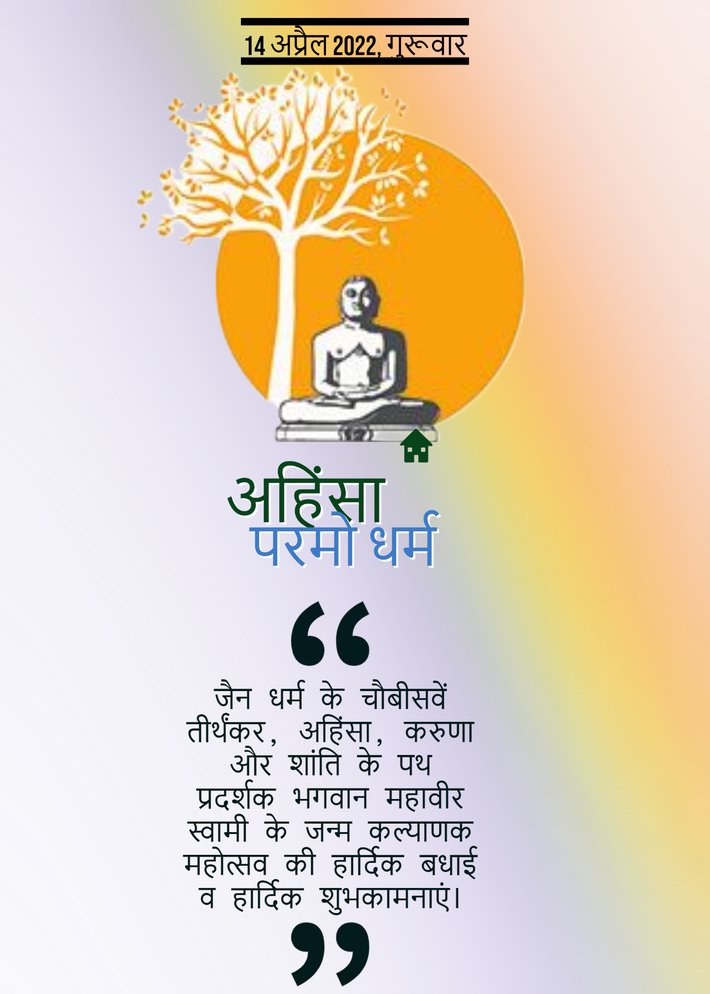
#> input picture l2.png, 710 x 994 px, shrunk from 1500 x 2100 before the run, found by its file name
$ python grayimg.py
#> lines starting #> are read from the running program, lines starting #| are printed output that depends on the picture
from PIL import Image
import pyautogui as pt
import cv2
from numpy import asarray
import os
imagename = "C:\\Users\\hp\\Downloads\\l2.png"
image = Image.open(imagename)
#> image is the input picture: PIL image 710x994 RGBA; mean R, G, B, A 225.7, 209, 188.4, 255
image2= image.convert('L')
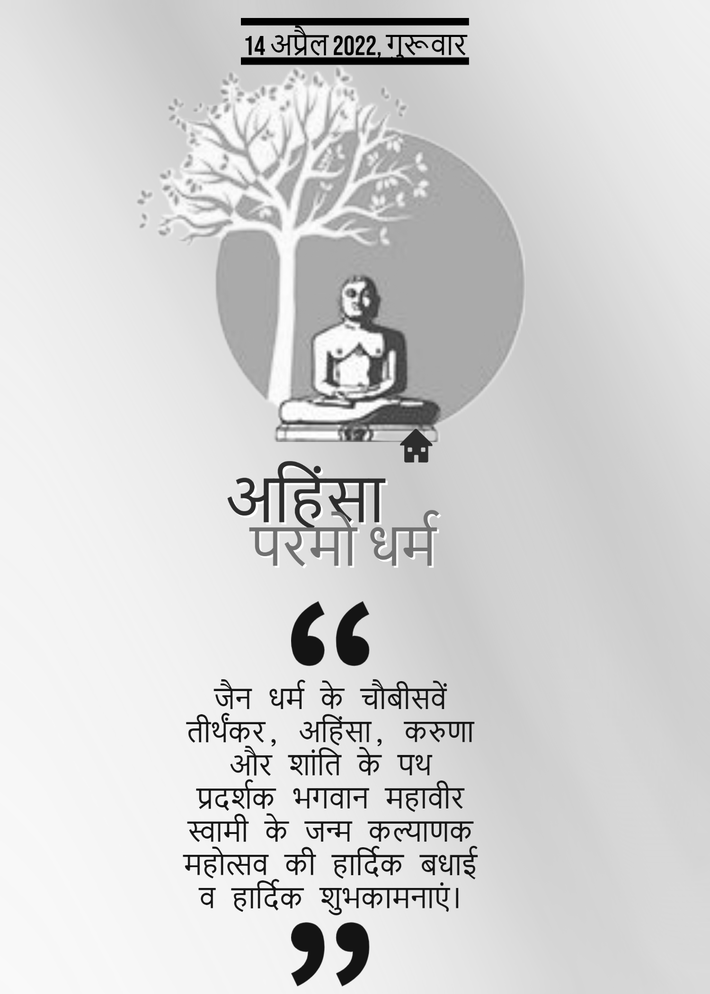
#> image2: PIL image 710x994 L; min 0, max 255, mean 211.6
loc="C:\\Users\\hp\\OneDrive\\Desktop\\New folder"
name="image"
completeLoc=os.path.join(name+".png")
cv2.imwrite(os.path.join(loc , completeLoc), asarray(image2))
cv2.waitKey(0)
i=0
while i<5:
    pt.keyDown("#")
    pt.write("Gray Image Created Successfully\n")
    i+=1
#Gray Image Created Successfully
#Gray Image Created Successfully
#Gray Image Created Successfully
#Gray Image Created Successfully
#Gray Image Created Successfully
